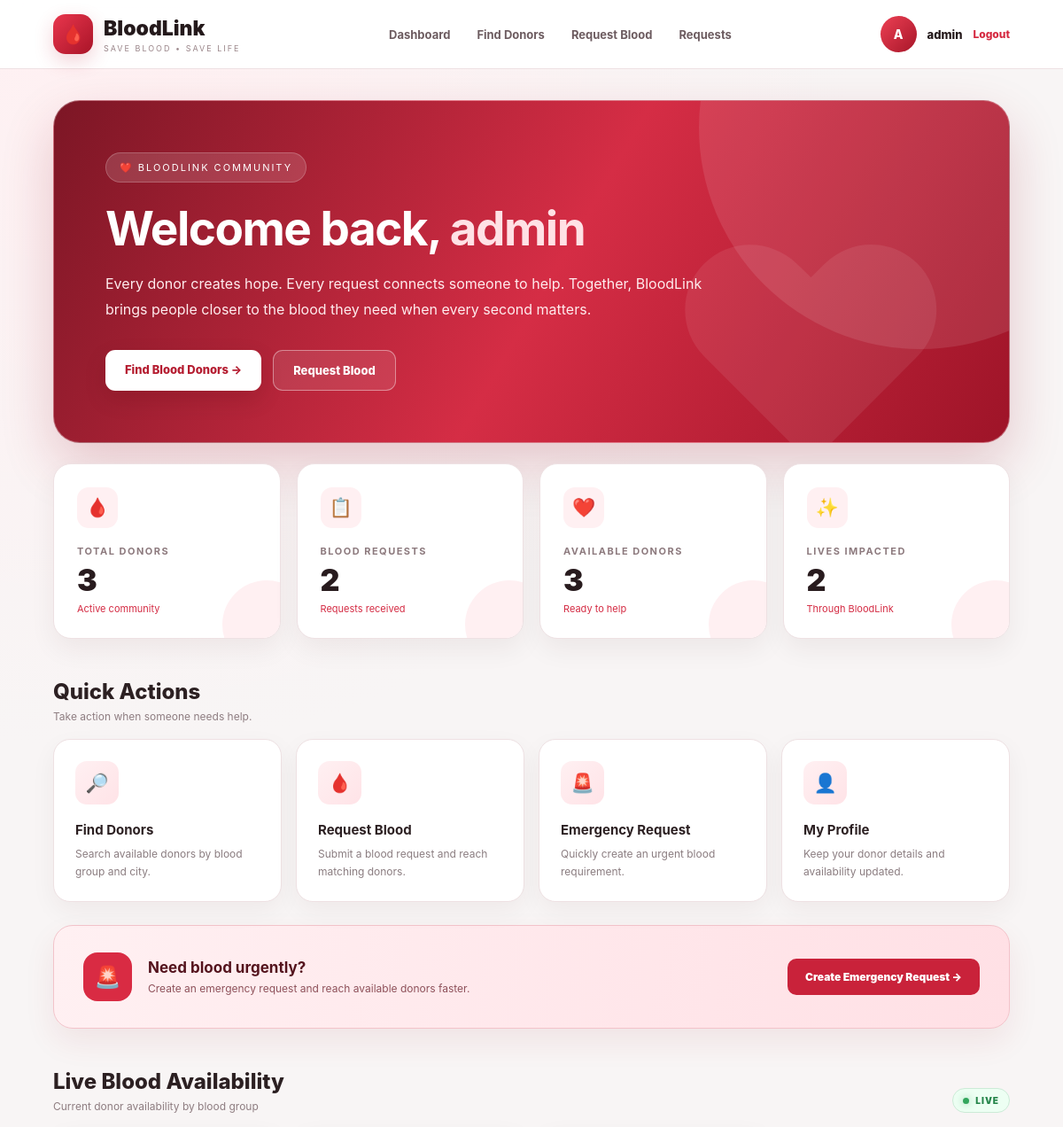
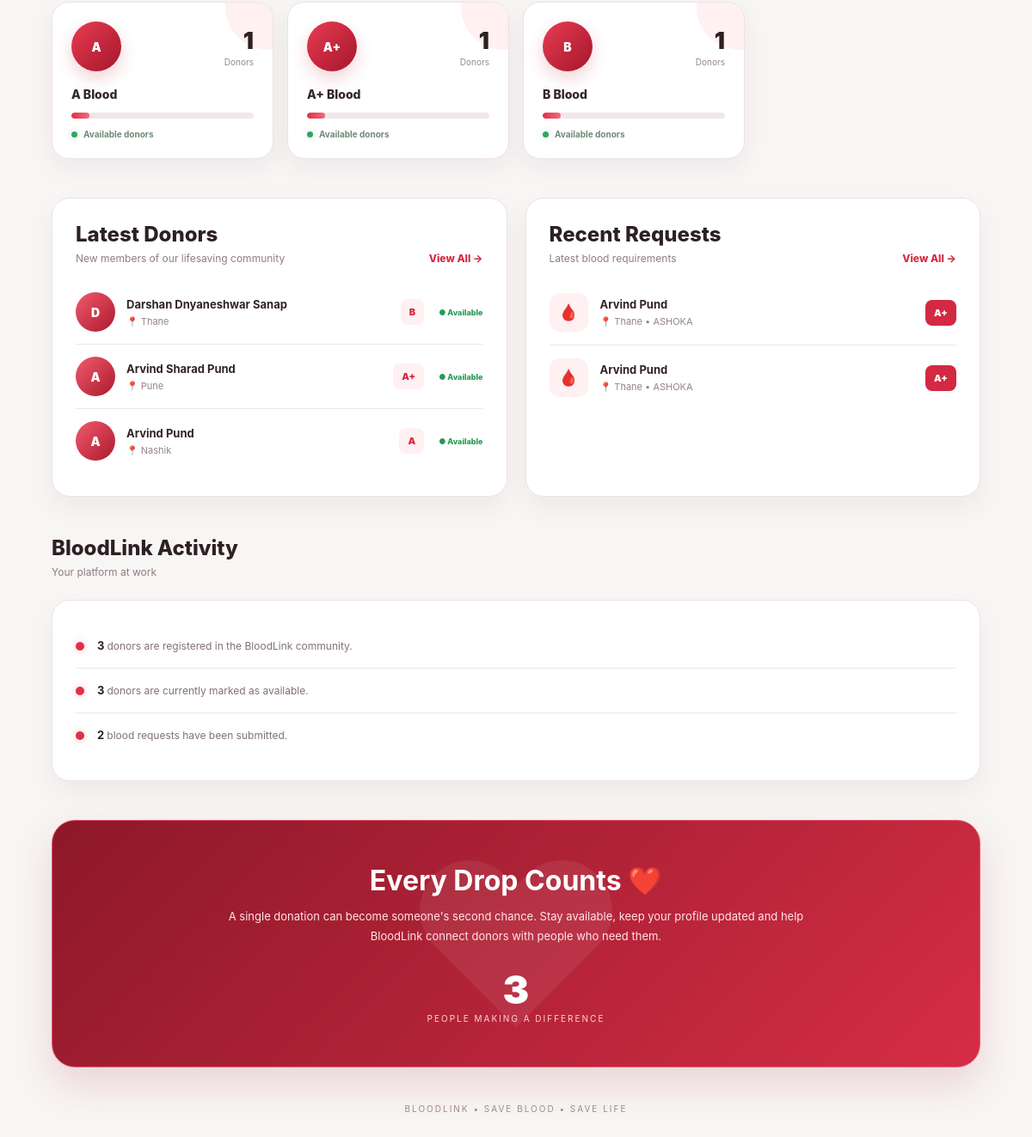
Page /dashboard/ (signed in) on the earlier database version (2 pictures, top to bottom).
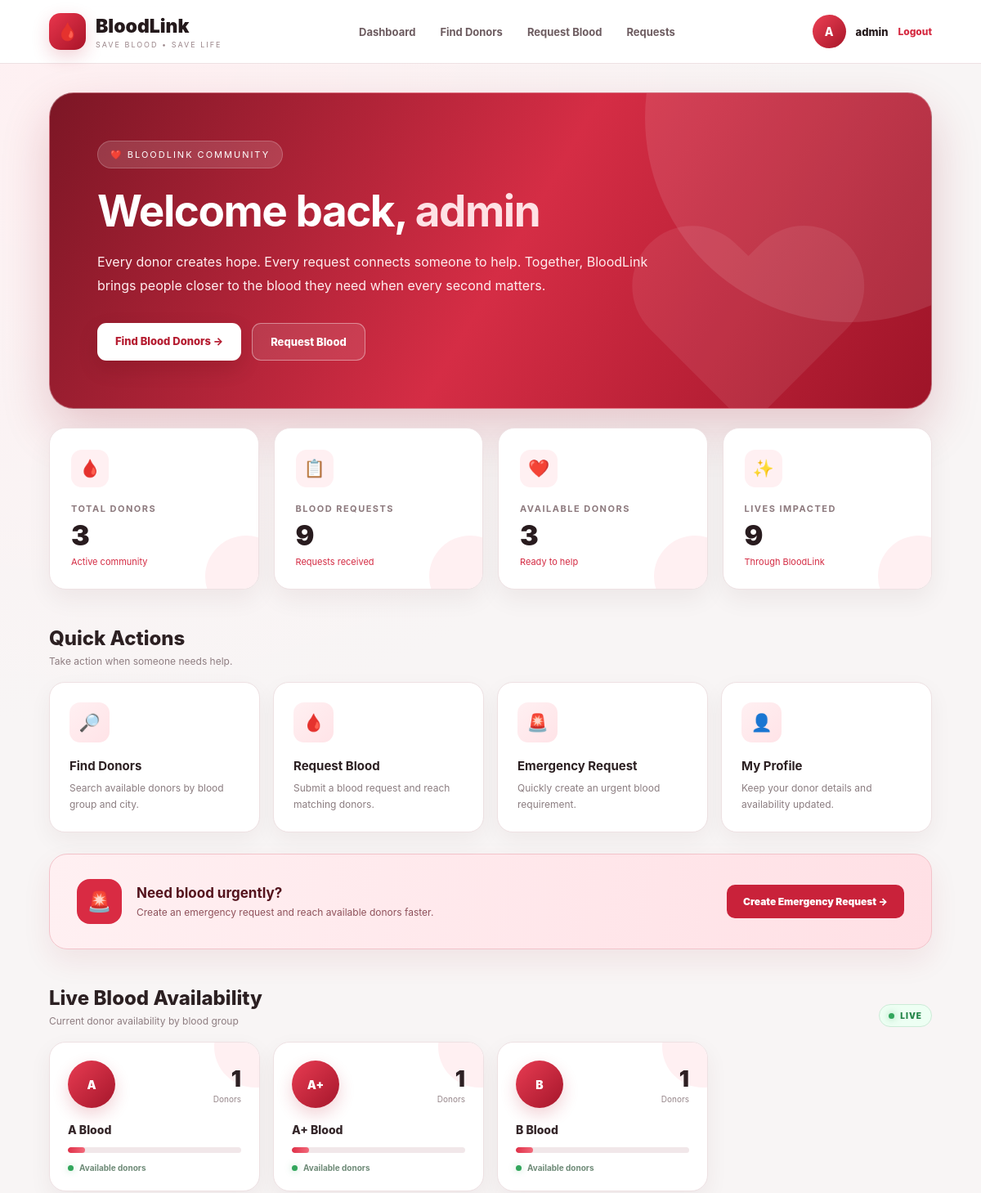
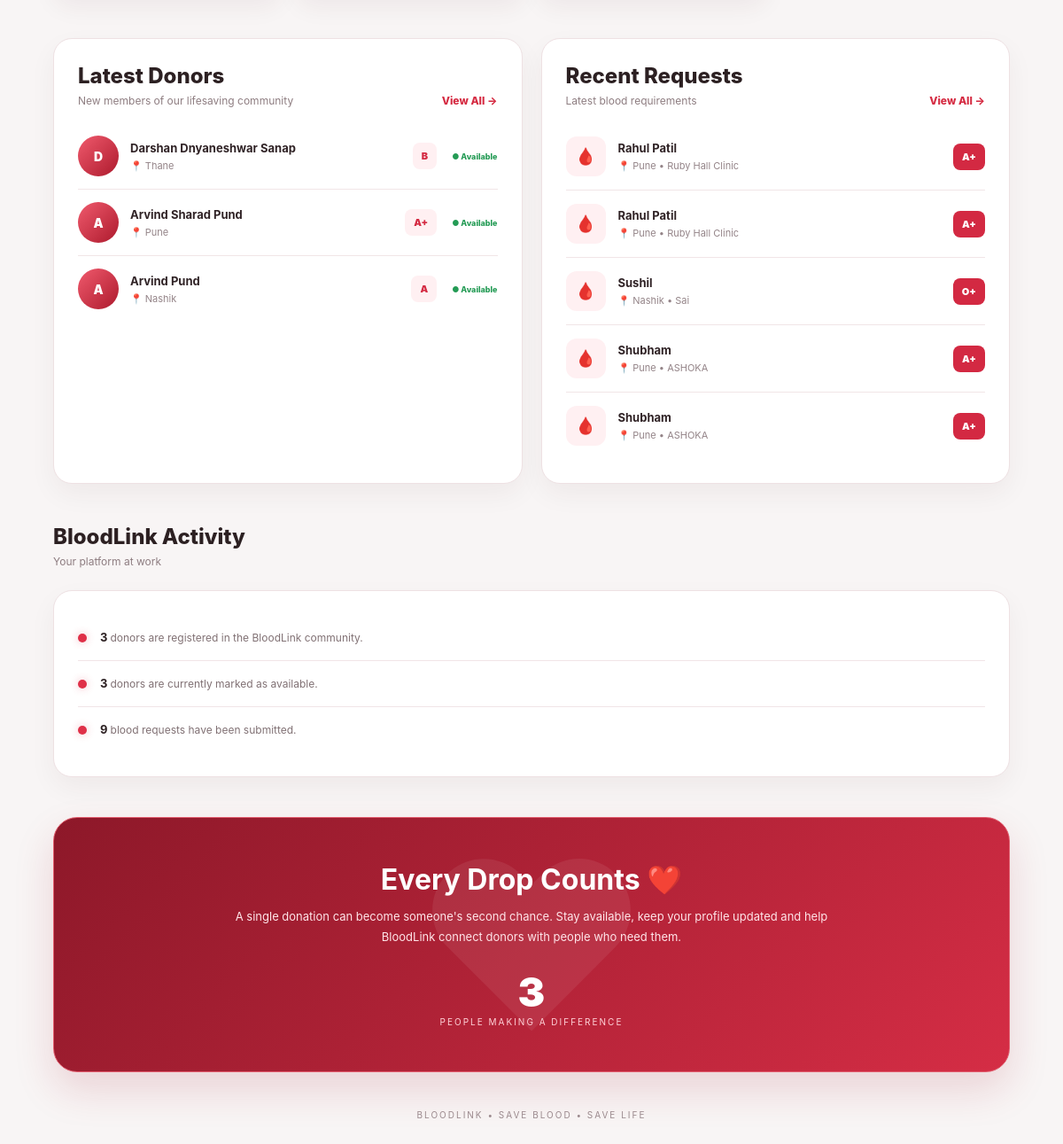
Same page on the later database version (2 pictures, top to bottom).
### accounts/models.py (models this page shows, shortened)
class UserProfile(models.Model):
    user = models.OneToOneField(
        User,
        on_delete=models.CASCADE
    )
    full_name = models.CharField(
        max_length=100
    )
    blood_group = models.CharField(
        max_length=10
    )
    phone = models.CharField(
        max_length=15
    )
    city = models.CharField(
        max_length=100
    )
    photo = models.ImageField(
        upload_to="profile/",
        blank=True,
        null=True
    )
    emergency_contact = models.CharField(
        max_length=15,
        blank=True
    )
    is_available = models.BooleanField(
        default=True
    )
    location = models.CharField(
        max_length=255,
        blank=True
    )
    donation_count = models.PositiveIntegerField(
        default=0
    )

class BloodRequest(models.Model):
    STATUS_CHOICES = [
        ("Pending", "Pending"),
        ("Fulfilled", "Fulfilled"),
    ]
    patient_name = models.CharField(
        max_length=100
    )
    blood_group = models.CharField(
        max_length=10
    )
    city = models.CharField(
        max_length=100
    )
    hospital = models.CharField(
        max_length=100
    )
    contact_number = models.CharField(
        max_length=15
    )
    location = models.CharField(
        max_length=255,
        blank=True
    )
    emergency_contact = models.CharField(
        max_length=15,
        blank=True
    )
    units_required = models.PositiveIntegerField(
        default=1
    )
    status = models.CharField(
        max_length=20,
        choices=STATUS_CHOICES,
        default="Pending"
    )

### accounts/views.py (the view)
@login_required
def dashboard(request):
    total_donors = UserProfile.objects.count()
    total_requests = BloodRequest.objects.count()
    available_donors = UserProfile.objects.filter(
        is_available=True
    ).count()
    blood_stats = UserProfile.objects.values(
        "blood_group"
    ).annotate(
        total=Count("id")
    )
    latest_donors = UserProfile.objects.order_by("-id")[:5]
    recent_requests = BloodRequest.objects.order_by("-id")[:5]
    unread_notifications = Notification.objects.filter(
        user=request.user,
        is_read=False
    ).count()
    return render(
        request,
        "accounts/dashboard.html",
        {
            "total_donors": total_donors,
            "total_requests": total_requests,
            "available_donors": available_donors,
            "blood_stats": blood_stats,
            "latest_donors": latest_donors,
            "recent_requests": recent_requests,
            "unread_notifications": unread_notifications,
        },
    )

### templates/accounts/dashboard.html (shortened to what this page needs)
<!DOCTYPE html>
<html lang="en">
<head>
</head>
<body>
<nav class="navbar">
    <a href="/dashboard/" class="logo">
        <div class="logo-icon">
            🩸
        </div>
        <div>
            <div class="logo-text">
                BloodLink
            </div>
            <div class="logo-sub">
                SAVE BLOOD • SAVE LIFE
            </div>
        </div>
    </a>
    <div class="nav-menu">
        <a href="/dashboard/">Dashboard</a>
        <a href="/donors/">Find Donors</a>
        <a href="/request-blood/">Request Blood</a>
        <a href="/blood-requests/">Requests</a>
    </div>
    <div class="user-area">
        <div class="avatar-small">
            {{ request.user.username|first|upper }}
        </div>
        <span class="user-name">
            {{ request.user.username }}
        </span>
        <a href="/logout/" class="logout">
            Logout
        </a>
    </div>
</nav>
<main class="container">
<section class="hero">
    <div class="hero-content">
        <div class="hero-label">
            ❤️ BloodLink Community
        </div>
        <h1>
            Welcome back,
            <span>{{ request.user.username }}</span>
        </h1>
        <p>
            Every donor creates hope. Every request connects someone
            to help. Together, BloodLink brings people closer to the
            blood they need when every second matters.
        </p>
        <div class="hero-buttons">
            <a href="/donors/" class="btn btn-primary">
                Find Blood Donors →
            </a>
            <a href="/request-blood/" class="btn btn-outline">
                Request Blood
            </a>
        </div>
    </div>
</section>
<section class="stats">
    <div class="stat-card">
        <div class="stat-icon">
            🩸
        </div>
        <div class="stat-title">
            Total Donors
        </div>
        <div class="stat-number">
            {{ total_donors }}
        </div>
        <div class="stat-note">
            Active community
        </div>
    </div>
    <div class="stat-card">
        <div class="stat-icon">
            📋
        </div>
        <div class="stat-title">
            Blood Requests
        </div>
        <div class="stat-number">
            {{ total_requests }}
        </div>
        <div class="stat-note">
            Requests received
        </div>
    </div>
    <div class="stat-card">
        <div class="stat-icon">
            ❤️
        </div>
        <div class="stat-title">
            Available Donors
        </div>
        <div class="stat-number">
            {{ available_donors }}
        </div>
        <div class="stat-note">
            Ready to help
        </div>
    </div>
    <div class="stat-card">
        <div class="stat-icon">
            ✨
        </div>
        <div class="stat-title">
            Lives Impacted
        </div>
        <div class="stat-number">
            {{ total_requests }}
        </div>
        <div class="stat-note">
            Through BloodLink
        </div>
    </div>
</section>
<section class="section">
    <div class="section-header">
        <div>
            <div class="section-title">
                Quick Actions
            </div>
            <div class="section-desc">
                Take action when someone needs help.
            </div>
        </div>
    </div>
    <div class="actions">
        <a href="/donors/" class="action">
            <div class="action-icon">
                🔎
            </div>
            <h3>
                Find Donors
            </h3>
            <p>
                Search available donors by blood group and city.
            </p>
        </a>
        <a href="/request-blood/" class="action">
            <div class="action-icon">
                🩸
            </div>
            <h3>
                Request Blood
            </h3>
            <p>
                Submit a blood request and reach matching donors.
            </p>
        </a>
        <a href="/emergency-request/" class="action">
            <div class="action-icon">
                🚨
            </div>
            <h3>
                Emergency Request
            </h3>
            <p>
                Quickly create an urgent blood requirement.
            </p>
        </a>
        <a href="/profile/" class="action">
            <div class="action-icon">
                👤
            </div>
            <h3>
                My Profile
            </h3>
            <p>
                Keep your donor details and availability updated.
            </p>
        </a>
    </div>
</section>
<section class="emergency">
    <div class="emergency-left">
        <div class="emergency-icon">
            🚨
        </div>
        <div>
            <h3>
                Need blood urgently?
            </h3>
            <p>
                Create an emergency request and reach available donors faster.
            </p>
        </div>
    </div>
    <a href="/emergency-request/" class="emergency-btn">
        Create Emergency Request →
    </a>
</section>
<section class="section">
    <div class="section-header">
        <div>
            <div class="section-title">
                Live Blood Availability
            </div>
            <div class="section-desc">
                Current donor availability by blood group
            </div>
        </div>
        <div class="live-badge">
            <span></span>
            LIVE
        </div>
    </div>
    <div class="blood-availability-grid">
        {% for item in blood_stats %}
        <div class="blood-availability-card">
            <div class="blood-card-top">
                <div class="blood-big-circle">
                    {{ item.blood_group }}
                </div>
                <div class="blood-count">
                    <strong>
                        {{ item.total }}
                    </strong>
                    <small>
                        Donors
                    </small>
                </div>
            </div>
            <div class="blood-group-title">
                {{ item.blood_group }} Blood
            </div>
            <div class="blood-bar">
                <div
                    class="blood-bar-fill"
                    style="width: {% if item.total >= 10 %}100{% else %}{{ item.total }}0{% endif %}%;">
                </div>
            </div>
            <div class="blood-availability-status">
                <span class="status-dot"></span>
                Available donors
            </div>
        </div>
        {% empty %}
        <div class="empty-blood">
            No blood group data available.
        </div>
        {% endfor %}
    </div>
</section>
<section class="section">
    <div class="grid-two">
        <div class="card">
            <div class="section-header">
                <div>
                    <div class="section-title">
                        Latest Donors
                    </div>
                    <div class="section-desc">
                        New members of our lifesaving community
                    </div>
                </div>
                <a href="/donors/" class="view-all">
                    View All →
                </a>
            </div>
            {% for donor in latest_donors %}
            <div class="donor-row">
                <div class="donor-avatar">
                    {{ donor.full_name|first|upper }}
                </div>
                <div class="donor-details">
                    <div class="donor-name">
                        {{ donor.full_name }}
                    </div>
                    <div class="donor-location">
                        📍 {{ donor.city }}
                    </div>
                </div>
                <div class="donor-blood">
                    {{ donor.blood_group }}
                </div>
                {% if donor.is_available %}
                <div class="available">
                    ● Available
                </div>
                {% endif %}
            </div>
            {% empty %}
            <p style="color:#8d7d81;font-size:13px;">
                No donors found.
            </p>
            {% endfor %}
        </div>
        <div class="card">
            <div class="section-header">
                <div>
                    <div class="section-title">
                        Recent Requests
                    </div>
                    <div class="section-desc">
                        Latest blood requirements
                    </div>
                </div>
                <a href="/blood-requests/" class="view-all">
                    View All →
                </a>
            </div>
            {% for request in recent_requests %}
            <div class="request-row">
                <div class="request-icon">
                    🩸
                </div>
                <div class="request-info">
                    <div class="request-name">
                        {{ request.patient_name }}
                    </div>
                    <div class="request-location">
                        📍 {{ request.city }}
                        {% if request.hospital %}
                            • {{ request.hospital }}
                        {% endif %}
                    </div>
                </div>
                <div class="request-blood">
                    {{ request.blood_group }}
                </div>
            </div>
            {% empty %}
            <p style="color:#8d7d81;font-size:13px;">
                No recent blood requests.
            </p>
            {% endfor %}
        </div>
    </div>
</section>
<section class="section">
    <div class="section-header">
        <div>
            <div class="section-title">
                BloodLink Activity
            </div>
            <div class="section-desc">
                Your platform at work
            </div>
        </div>
    </div>
    <div class="activity">
        <div class="activity-item">
            <div class="activity-dot"></div>
            <div class="activity-text">
                <strong>
                    {{ total_donors }}
                </strong>
                donors are registered in the BloodLink community.
            </div>
        </div>
        <div class="activity-item">
            <div class="activity-dot"></div>
            <div class="activity-text">
                <strong>
                    {{ available_donors }}
                </strong>
                donors are currently marked as available.
            </div>
        </div>
        <div class="activity-item">
            <div class="activity-dot"></div>
            <div class="activity-text">
                <strong>
                    {{ total_requests }}
                </strong>
                blood requests have been submitted.
            </div>
        </div>
    </div>
</section>
<section class="impact">
    <div class="impact-content">
        <h2>
            Every Drop Counts ❤️
        </h2>
        <p>
            A single donation can become someone's second chance.
            Stay available, keep your profile updated and help
            BloodLink connect donors with people who need them.
        </p>
        <div class="impact-number">
            {{ total_donors }}
        </div>
        <div class="impact-label">
            People Making A Difference
        </div>
    </div>
</section>
<footer>
    BLOODLINK • SAVE BLOOD • SAVE LIFE
</footer>
</main>
</body>
</html>

Differences in the rows shown:
no longer on this page (row unchanged): BloodRequest: patient_name "Arvind Pund", city "Thane", hospital "ASHOKA", blood_group "A+"
no longer on this page (row unchanged): BloodRequest: patient_name "Arvind Pund", city "Thane", hospital "ASHOKA", blood_group "A+"
added BloodRequest: patient_name "Rahul Patil", city "Pune", hospital "Ruby Hall Clinic", blood_group "A+"
added BloodRequest: patient_name "Rahul Patil", city "Pune", hospital "Ruby Hall Clinic", blood_group "A+"
added BloodRequest: patient_name "Sushil", city "Nashik", hospital "Sai", blood_group "O+"
added BloodRequest: patient_name "Shubham", city "Pune", hospital "ASHOKA", blood_group "A+"
added BloodRequest: patient_name "Shubham", city "Pune", hospital "ASHOKA", blood_group "A+"
Other differences:
{{ total_requests }}: "2" → "9"
